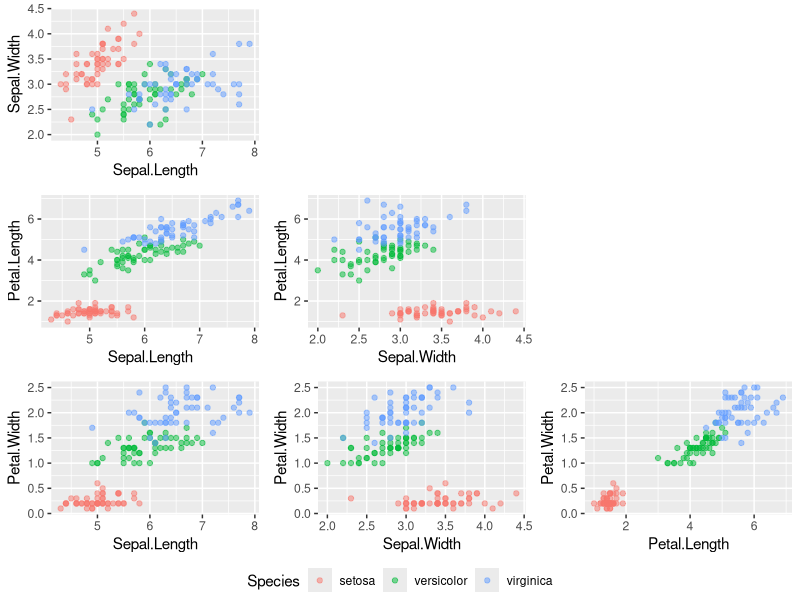
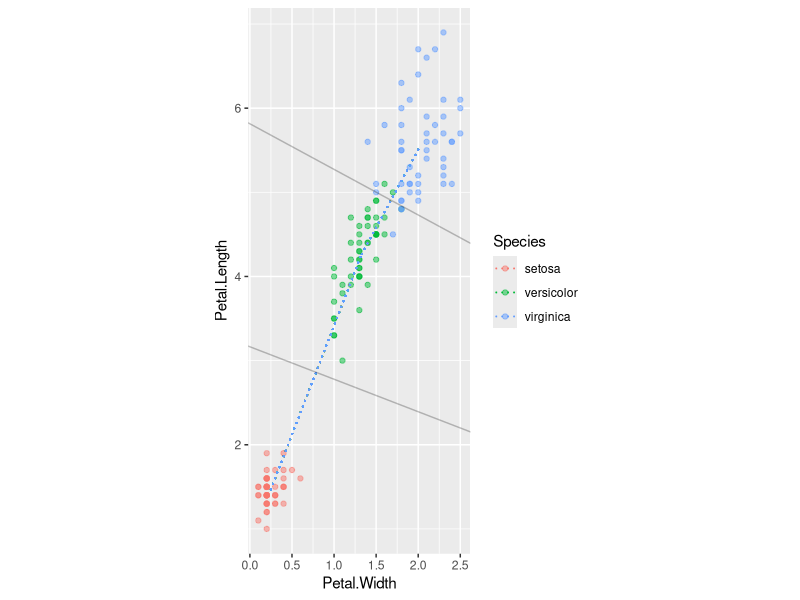

Write R code to recreate these figures, in order.
## ---- chunk 1
## Read in and summarize the data
data(iris)
str(iris)
summary(iris)
## ---- chunk 2
library(ggplot2) #needs to be installed if unavailable
library(grid)
library(gridExtra) #lay out graphics in a matrix

# ggplot objects
g1 <- ggplot(data=iris, aes(y=Sepal.Width, x=Sepal.Length, color=Species)) + geom_point(alpha=.5)
g2 <- ggplot(data=iris, aes(y=Petal.Length, x=Sepal.Length, color=Species)) + geom_point(alpha=.5)
g3 <- ggplot(data=iris, aes(y=Petal.Width, x=Sepal.Length, color=Species)) + geom_point(alpha=.5)
g4 <- ggplot(data=iris, aes(y=Petal.Length, x=Sepal.Width, color=Species)) + geom_point(alpha=.5)
g5 <- ggplot(data=iris, aes(y=Petal.Width, x=Sepal.Width, color=Species)) + geom_point(alpha=.5)
g6 <- ggplot(data=iris, aes(y=Petal.Width, x=Petal.Length, color=Species)) + geom_point(alpha=.5)
gbl <- ggplot(data=iris) + theme(panel.background = element_rect(fill="white"))

# Share a legend between ggplot objects; see https://github.com/hadley/ggplot2/wiki/Share-a-legend-between-two-ggplot2-graphs
grid_arrange_shared_legend <- function(...) {
    plots <- list(...)
    g <- ggplotGrob(plots[[1]] + theme(legend.position="bottom"))$grobs
    legend <- g[[which(sapply(g, function(x) x$name) == "guide-box")]]
    lheight <- sum(legend$height)
    grid.arrange(
        do.call(arrangeGrob, lapply(plots, function(x)
            x + theme(legend.position="none"))),
        legend,
        ncol = 1,
        heights = unit.c(unit(1, "npc") - lheight, lheight))
}

# Arrange in a grid
grid_arrange_shared_legend(g1, gbl, gbl, g2, g4, gbl, g3, g5, g6)
## ---- chunk 3
library(MASS)
(iris.lda <- lda(Species ~ ., data=iris)) #enclosing in () makes R print the output
# Confusion matrix
table(Predicted=predict(iris.lda, iris[,1:4])$class,
      Actual=iris$Species)
## ---- chunk 4
(iris.lda <- lda(Species ~ Petal.Length + Petal.Width, data=iris))
# Confusion matrix
table(Predicted=predict(iris.lda, iris[,1:4])$class,
      Actual=iris$Species)
## ---- chunk 5
library(ggplot2)

# Function to manually calculate the LDA coefficients (is there a way to do this from lda()?)
cf <- function(x1, y1, x2, y2){
  center = c((x1+x2)/2, (y1+y2)/2)
  slope = -1/((y2-y1)/(x2-x1))
  intercept = center[2] - slope*center[1]
  return(list(center=center, slope=slope, intercept=intercept))
}

# Coefficients
beta1 <- cf(iris.lda$means["setosa",2], iris.lda$means["setosa",1], iris.lda$means["versicolor",2], iris.lda$means["versicolor",1])
beta2 <- cf(iris.lda$means["versicolor",2], iris.lda$means["versicolor",1], iris.lda$means["virginica",2], iris.lda$means["virginica",1])
# Plot
ggplot(data=iris, aes(x=Petal.Width, y=Petal.Length, color=Species)) + geom_point(alpha=.5) +
  # Connect the center of classes 1 and 2
  geom_segment(aes(x=iris.lda$means["setosa",2], xend=iris.lda$means["versicolor",2], y=iris.lda$means["setosa",1],  yend=iris.lda$means["versicolor",1]), linetype="dotted") +
  # Connect the center of classes 2 and 3
  geom_segment(aes(x=iris.lda$means["versicolor",2], xend=iris.lda$means["virginica",2], y=iris.lda$means["versicolor",1], yend=iris.lda$means["virginica",1]), linetype="dotted") +
  # Decision boundaries
  geom_abline(intercept=beta1$intercept, slope=beta1$slope, alpha=.25) + #class 1-2 boundary
  geom_abline(intercept=beta2$intercept, slope=beta2$slope, alpha=.25) + #class 2-3 boundary
  coord_fixed() #fix the aspect ratio
